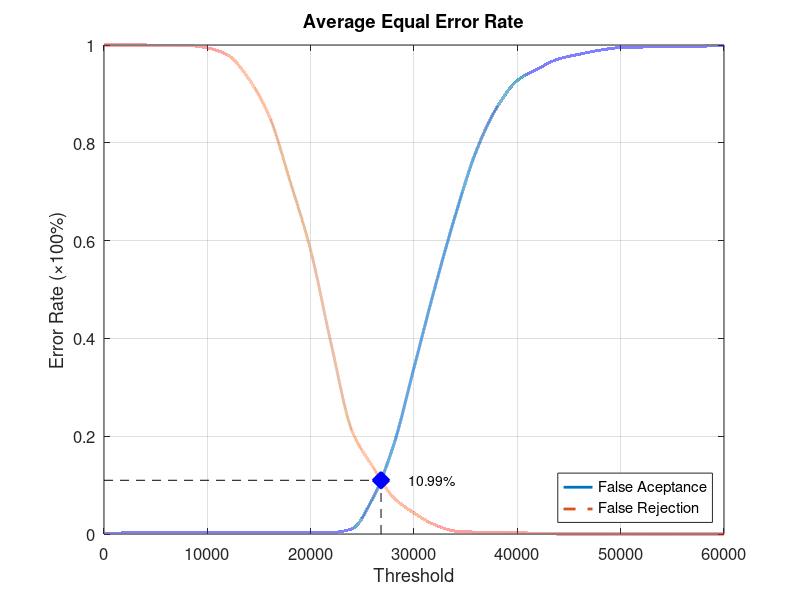
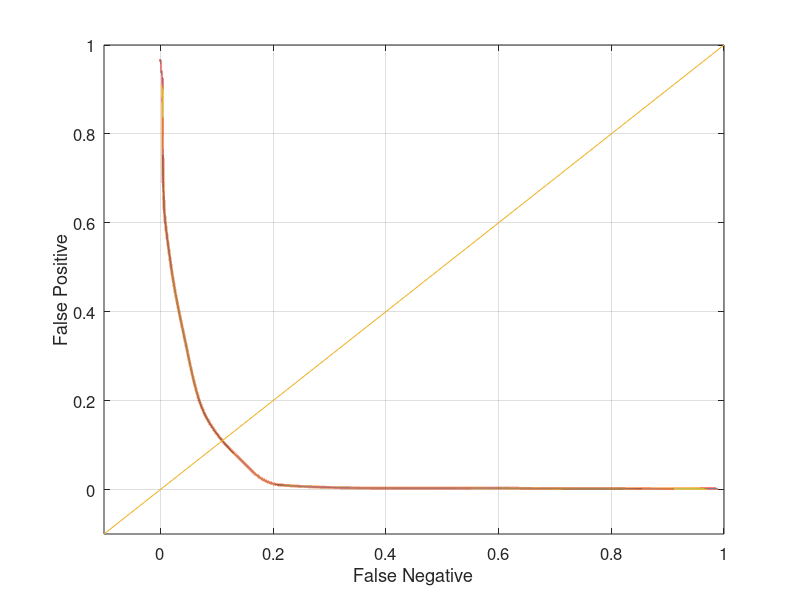

The MATLAB script that drew these images, in order:
function yEER = Database2Average
close all;
clear;
clc;
x = 0:2000:60000;
xq = 0:0.5:60000;

y0 = [0 0.00210526 0.00210526 0.00210526 0.00210526 0.00210526 0.00210526 0.00210526 0.00210526 0.00210526 0.0031579 0.0031579 0.0105263 0.0726316 0.18 0.34 0.502105 0.651579 0.782105 0.871579 0.927368 0.951579 0.971579 0.981053 0.989474 0.994737 0.99579 0.997895 0.997895 0.997895 1];
yy0 = interp1(x, y0, xq, 'pchip');
y1 = [1 1 1 0.999 0.999 0.994 0.979 0.931 0.854 0.722 0.58 0.387 0.211 0.138 0.075 0.043 0.019 0.006 0.004 0.004 0.003 0.001 0 0 0 0 0 0 0 0 0];
yy1 = interp1(x, y1, xq, 'pchip');

% Calculating EER: 
y2 = abs(y0 - y1);
find(y2 == min(y2))
yy2 = abs(yy0 - yy1);
xEER = find(yy2 == min(yy2));
xEERIndex = xq(xEER) % X-axis EER
yEER = yy0(xEER) % Y-axis EER

main = figure
plot(xq, yy0,'-','LineWidth', 2);	hold on
plot(xq, yy1,'--','LineWidth', 2);	hold on
plot([xEERIndex xEERIndex], [0 yEER], 'k--');	hold on
plot([0 xEERIndex], [yEER yEER], 'k--');	hold on
plot(xEERIndex, yEER, 'bx', 'LineWidth', 10);	hold on
text(xEERIndex + 10 * xEERIndex / 100, yEER, [num2str(round((10000 * yEER)) / 100) '%'])
legend('False Aceptance', 'False Rejection', 'Location', 'SouthEast')
xlabel('Threshold')
ylabel('Error Rate (\times100%)')
title('Average Equal Error Rate')
set(gca, 'FontSize', 12)
axis([0 60000 0 1])
grid on

print(main, 'Database2AverageMain', '-dpng');
FNRxFPR = figure('Color', [1 1 1]);
plot(yy1, yy0, '-', yy1, yy0, 'LineWidth', 2);
hold on
y = -0.1:0.1:1
plot(y, y); 
set(gca, 'FontSize', 12)
xlabel('False Negative')
ylabel('False Positive')
axis([-0.1 1 -0.1 1])
set(gca, 'FontSize', 12)
grid on

print(FNRxFPR, 'Database2AverageFNRxFPR','-dpng');
end
